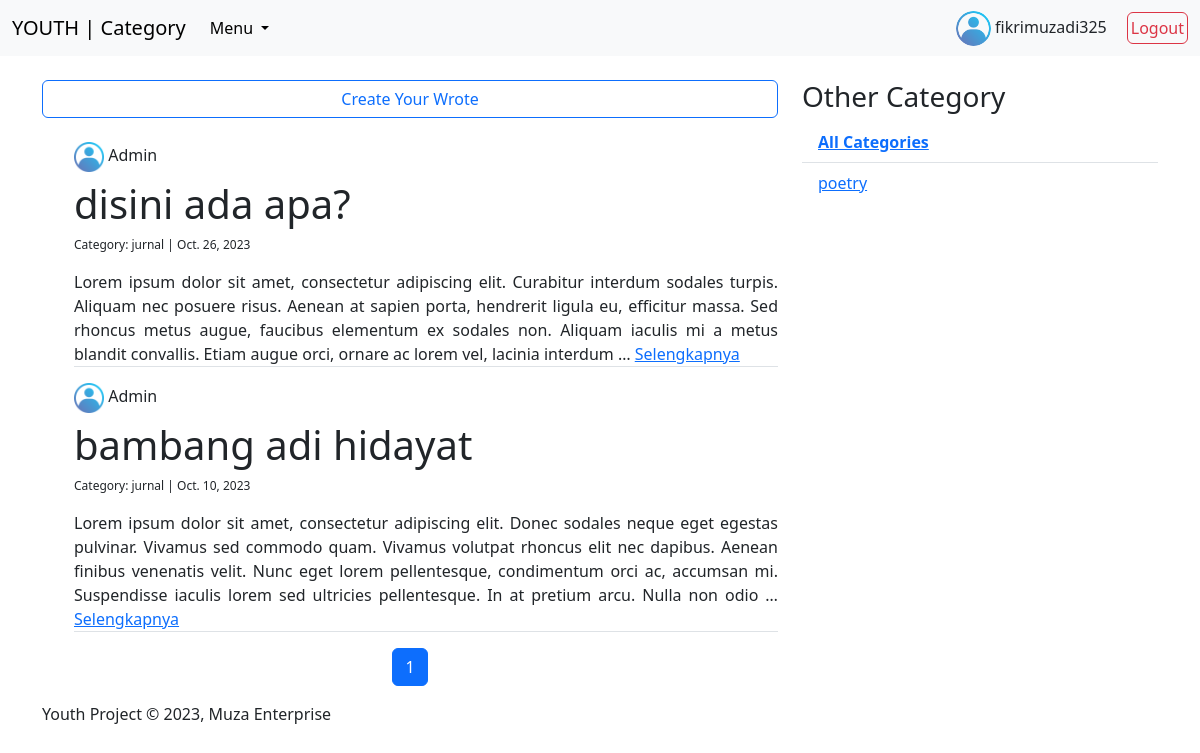
Page /blog/category/jurnal/ (signed in) on the committed database.
### user/models.py (models this page shows, shortened)
class User(AbstractBaseUser, PermissionsMixin):
	email = models.EmailField(max_length=254, unique=True)
	name = models.CharField(max_length=255)
	is_staff = models.BooleanField(default=False)
	is_superuser = models.BooleanField(default=False)
	is_active = models.BooleanField(default=True)
	last_login = models.DateTimeField(null=True, blank=True)
	date_joined = models.DateTimeField(auto_now_add=True)
	user_picture = models.ImageField(upload_to='profile/', default='profile/user_picture.png')
	USERNAME_FIELD = 'email'
	EMAIL_FIELD = 'email'
	REQUIRED_FIELDS = []
	objects = UserManager()
	class Meta:
		abstract = False

### blog/models.py (models this page shows, shortened)
class Article(models.Model):
	user = models.ForeignKey(User, on_delete=models.CASCADE)
	penulis = models.CharField(max_length=255)
	judul = models.CharField(max_length=255, unique=True)
	isi = models.TextField()
	category_list = (
			('article', 'article'),
			('drama', 'drama'),
			('fairytale', 'fairytale'),
			('novel', 'novel'),
			('poetry', 'poetry'),
			('romance', 'romance'),
			('sort story', 'sort story'),
		)
	kategori = models.CharField(
			max_length=100,
			choices=category_list,
			default='Article',
		)
	publish = models.DateTimeField(auto_now_add=True)
	update = models.DateTimeField(auto_now=True)
	slug = models.SlugField(blank=True, editable=False)

### blog/views.py (the view)
# urls.py: path('category/<kategori>/', views.ArticleCategoryView.as_view(), name='category'),
class ArticleCategoryView(ListView):
	model = Article
	template_name = "blog/article_category.html"
	context_object_name = 'article_category'
	paginate_by=10
	ordering = ['-publish']
	extra_context = {
		'page_title': 'YOUTH | Category',
	}
	def get_queryset(self):
		self.queryset = self.model.objects.filter(kategori=self.kwargs['kategori'])
		return super().get_queryset()
	def get_context_data(self, *args, **kwargs):
		kategori_list = self.model.objects.values_list('kategori', flat=True).distinct().exclude(kategori=self.kwargs['kategori'])
		self.kwargs.update({'kategori_list': kategori_list})
		kwargs = self.kwargs
		return super().get_context_data(*args, **kwargs)

### blog/templates/blog/article_category.html (shortened to what this page needs)
{% extends "base.html" %}
{% block contents %}
<div class="container">
	<div class="row" style="margin-top:80px;">
		<div class="col-md-8">
			<div class="d-grid gap-2">
				{% if user.is_authenticated %}
					<a class="btn btn-outline-primary" href="{% url 'blog:create' %}">Create Your Wrote</a>
				{% else %}
					<a class="btn btn-outline-primary" href="{% url 'account_login' %}">Create Your Wrote</a>
				{% endif %}
			</div>
			<br>
			{% for article in article_category %}
				<ul>
					<h6 style=""><img style="width:30px;" src="{{article.user.user_picture.url}}" alt="user_picture"> {{article.user.name}}</h6>
					<h1>{{article.judul}}</h1>
					<p style="font-weight:normal; font-size:12px;">Category: {{article.kategori}} | {{article.publish.date}}</p>
					<p style="text-align:justify;" class="border-bottom">{{article.isi|truncatewords:50}} <a href="{% url 'blog:detail' article.slug %}">Selengkapnya</a></p>
				</ul>
			{% endfor %}
			{% include "snippets/page_category.html" %}
		</div>
		<div class="col-md">
			<h3>Other Category</h3>
			<ul class="list-group list-group-flush">
				<li class="list-group-item"><a href="{% url 'blog:blog' %}"><b>All Categories</b></a></li>
				{% for kategori in kategori_list %}
					<li class="list-group-item"><a href="{% url 'blog:category' kategori %}">{{kategori}}</a></li>
				{% endfor %}
			</ul>
		</div>
	</div>
</div>
{% endblock contents %}

### templates/snippets/navbar.html (shortened to what this page needs)
<nav class="navbar fixed-top navbar-expand-lg bg-body-tertiary" data-bs-theme="light">
		<div class="container-fluid">
			<a class="navbar-brand" href="{% url 'home' %}">{{page_title}}</a>
			{% block navbar %}
				<div class="collapse navbar-collapse" id="navbarSupportedContent">
				  	<ul class="navbar-nav me-auto mb-2 mb-lg-0">
						<li class="nav-item dropdown">
							<a class="nav-link dropdown-toggle active" href="#" role="button" data-bs-toggle="dropdown" aria-expanded="false">
							Menu
							</a>
						</li>
				  	</ul>
				</div>
				{% if user.is_authenticated %}
					<li style="list-style:none" class="nav-item dropdown">
						<div data-bs-toggle="dropdown" role="button" aria-expanded="true">
							<a>
							<img style="width:35px;" class="rounded-circle" src="{{user.user_picture.url}}"></a>
							<a>{{user.name}}</a>
						</div>
					</li>
					<li style="list-style:none">
						<a style="padding:3px; margin-left:20px" class="btn btn-outline-danger" href="{% url 'account_logout' %}">Logout</a>
					</li>
				{% endif %}
			{% endblock navbar %}
		</div>
	</nav>

### rows in the picture
User: user_picture (picture), name "fikrimuzadi325"
Article: user.user_picture (picture), user.name "Admin", judul "disini ada apa?", kategori "jurnal", publish "Oct. 26, 2023", isi "Lorem ipsum dolor sit amet, consectetur adipiscing elit. Curabitur interdum sodales turpis. Aliquam nec posuere risus. Aenean at sapien porta, hendrerit ligula eu, efficitur massa. Sed rhoncus metus augue, faucibus elementum ex sodales non. Aliquam iaculis mi a metus blandit convallis. Etiam augue orci, ornare ac lorem vel, lacinia interdum …"
Article: user.user_picture (picture), user.name "Admin", judul "bambang adi hidayat", kategori "jurnal", publish "Oct. 10, 2023", isi "Lorem ipsum dolor sit amet, consectetur adipiscing elit. Donec sodales neque eget egestas pulvinar. Vivamus sed commodo quam. Vivamus volutpat rhoncus elit nec dapibus. Aenean finibus venenatis velit. Nunc eget lorem pellentesque, condimentum orci ac, accumsan mi. Suspendisse iaculis lorem sed ultricies pellentesque. In at pretium arcu. Nulla non odio …"

### other values in the picture
{{ page_title }} "YOUTH | Category"
{{ page }} "1"
{{ kategori }} "poetry"
